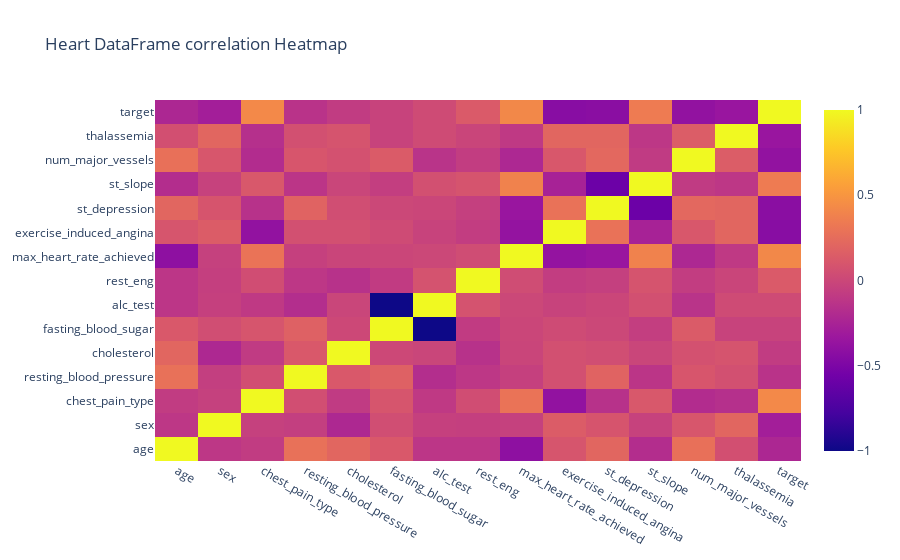

The cell this chart's notebook holds for it:
### Code cell
fig = go.Figure()
fig.add_trace(go.Heatmap(z=heart_df.corr(),x=heart_df.columns,y=heart_df.columns))
fig.update_layout({'title':"Heart DataFrame correlation Heatmap"})
fig.show()

### Figure 1 — Plotly figure (JSON) as saved in the notebook; plotly's stock layout.template omitted (floating-point values rounded to 4 significant figures; data arrays with more than 128 entries replaced by an {"elided": "..."} marker saying what was removed)
{"data": [{"type": "heatmap", "x": ["age", "sex", "chest_pain_type", "resting_blood_pressure", "cholesterol", "fasting_blood_sugar", "alc_test", "rest_eng", "max_heart_rate_achieved", "exercise_induced_angina", "st_depression", "st_slope", "num_major_vessels", "thalassemia", "target"], "y": ["age", "sex", "chest_pain_type", "resting_blood_pressure", "cholesterol", "fasting_blood_sugar", "alc_test", "rest_eng", "max_heart_rate_achieved", "exercise_induced_angina", "st_depression", "st_slope", "num_major_vessels", "thalassemia", "target"], "z": {"elided": "15x15 float values"}}], "layout": {"title": {"text": "Heart DataFrame correlation Heatmap"}}}
